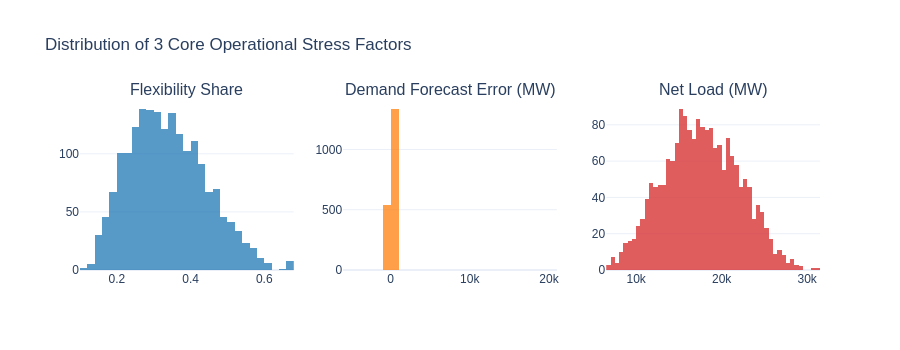

The code cell stored with this chart in its notebook:
### Markdown cell above
### 2.3 Core Operational Stress Factors

### Code cell
from grid_risk import features
df_all = pd.read_parquet("../data/daily_features.parquet")
factors_all = features.compute_core_factors(df_all)
df_all["risk_index"] = features.transform_risk_index(factors_all, fit)
df_all["risk_category"] = features.assign_risk_category(df_all["risk_index"], fit.thresholds)

fig = make_subplots(rows=1, cols=3, subplot_titles=[
    "Flexibility Share", "Demand Forecast Error (MW)", "Net Load (MW)",
])

for i, (col, color) in enumerate([
    ("flexibility_share", "#1f77b4"),
    ("demand_forecast_error", "#ff7f0e"),
    ("net_load", "#d62728"),
], 1):
    fig.add_trace(go.Histogram(x=df_all[col].dropna(), nbinsx=50,
                               marker_color=color, opacity=0.75,
                               showlegend=False), row=1, col=i)

fig.update_layout(height=350, title_text="Distribution of 3 Core Operational Stress Factors",
                  template=plotly_template, font=plotly_font)
fig.show()

### Figure 1 — Plotly figure (JSON) as saved in the notebook; plotly's stock layout.template omitted (floating-point values rounded to 4 significant figures; data arrays with more than 128 entries replaced by an {"elided": "..."} marker saying what was removed)
{"data": [{"marker": {"color": "#1f77b4"}, "nbinsx": 50, "opacity": 0.75, "showlegend": false, "type": "histogram", "x": {"elided": "1890 float values"}, "xaxis": "x", "yaxis": "y"}, {"marker": {"color": "#ff7f0e"}, "nbinsx": 50, "opacity": 0.75, "showlegend": false, "type": "histogram", "x": {"elided": "1890 float values"}, "xaxis": "x2", "yaxis": "y2"}, {"marker": {"color": "#d62728"}, "nbinsx": 50, "opacity": 0.75, "showlegend": false, "type": "histogram", "x": {"elided": "1890 float values"}, "xaxis": "x3", "yaxis": "y3"}], "layout": {"annotations": [{"font": {"size": 16}, "showarrow": false, "text": "Flexibility Share", "x": 0.1444, "xanchor": "center", "xref": "paper", "y": 1, "yanchor": "bottom", "yref": "paper"}, {"font": {"size": 16}, "showarrow": false, "text": "Demand Forecast Error (MW)", "x": 0.5, "xanchor": "center", "xref": "paper", "y": 1, "yanchor": "bottom", "yref": "paper"}, {"font": {"size": 16}, "showarrow": false, "text": "Net Load (MW)", "x": 0.8556, "xanchor": "center", "xref": "paper", "y": 1, "yanchor": "bottom", "yref": "paper"}], "font": {"family": "Arial", "size": 12}, "height": 350, "title": {"text": "Distribution of 3 Core Operational Stress Factors"}, "xaxis": {"anchor": "y", "domain": [0, 0.2889]}, "xaxis2": {"anchor": "y2", "domain": [0.3556, 0.6444]}, "xaxis3": {"anchor": "y3", "domain": [0.7111, 1]}, "yaxis": {"anchor": "x", "domain": [0, 1]}, "yaxis2": {"anchor": "x2", "domain": [0, 1]}, "yaxis3": {"anchor": "x3", "domain": [0, 1]}}}
